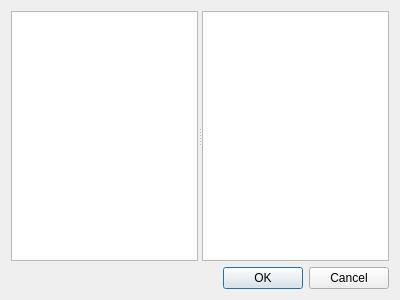
<?xml version="1.0" encoding="UTF-8"?>
<ui version="4.0">
 <class>MenuDialog</class>
 <widget class="QDialog" name="MenuDialog">
  <property name="geometry">
   <rect>
    <x>0</x>
    <y>0</y>
    <width>400</width>
    <height>300</height>
   </rect>
  </property>
  <property name="windowTitle">
   <string>Dialog</string>
  </property>
  <layout class="QVBoxLayout" name="verticalLayout">
   <item>
    <widget class="QFrame" name="frame">
     <property name="frameShape">
      <enum>QFrame::NoFrame</enum>
     </property>
     <property name="frameShadow">
      <enum>QFrame::Raised</enum>
     </property>
     <layout class="QVBoxLayout" name="verticalLayout_2">
      <property name="spacing">
       <number>0</number>
      </property>
      <property name="leftMargin">
       <number>0</number>
      </property>
      <property name="topMargin">
       <number>0</number>
      </property>
      <property name="rightMargin">
       <number>0</number>
      </property>
      <property name="bottomMargin">
       <number>0</number>
      </property>
      <item>
       <widget class="QSplitter" name="splitter">
        <property name="orientation">
         <enum>Qt::Horizontal</enum>
        </property>
        <widget class="QTreeWidget" name="treeWidget">
         <property name="dragDropMode">
          <enum>QAbstractItemView::InternalMove</enum>
         </property>
         <property name="headerHidden">
          <bool>true</bool>
         </property>
         <column>
          <property name="text">
           <string notr="true">1</string>
          </property>
         </column>
        </widget>
        <widget class="QTextEdit" name="textEdit"/>
       </widget>
      </item>
     </layout>
    </widget>
   </item>
   <item>
    <widget class="QDialogButtonBox" name="buttonBox">
     <property name="orientation">
      <enum>Qt::Horizontal</enum>
     </property>
     <property name="standardButtons">
      <set>QDialogButtonBox::Cancel|QDialogButtonBox::Ok</set>
     </property>
    </widget>
   </item>
  </layout>
 </widget>
 <resources/>
 <connections>
  <connection>
   <sender>buttonBox</sender>
   <signal>accepted()</signal>
   <receiver>MenuDialog</receiver>
   <slot>accept()</slot>
   <hints>
    <hint type="sourcelabel">
     <x>248</x>
     <y>254</y>
    </hint>
    <hint type="destinationlabel">
     <x>157</x>
     <y>274</y>
    </hint>
   </hints>
  </connection>
  <connection>
   <sender>buttonBox</sender>
   <signal>rejected()</signal>
   <receiver>MenuDialog</receiver>
   <slot>reject()</slot>
   <hints>
    <hint type="sourcelabel">
     <x>316</x>
     <y>260</y>
    </hint>
    <hint type="destinationlabel">
     <x>286</x>
     <y>274</y>
    </hint>
   </hints>
  </connection>
 </connections>
</ui>
